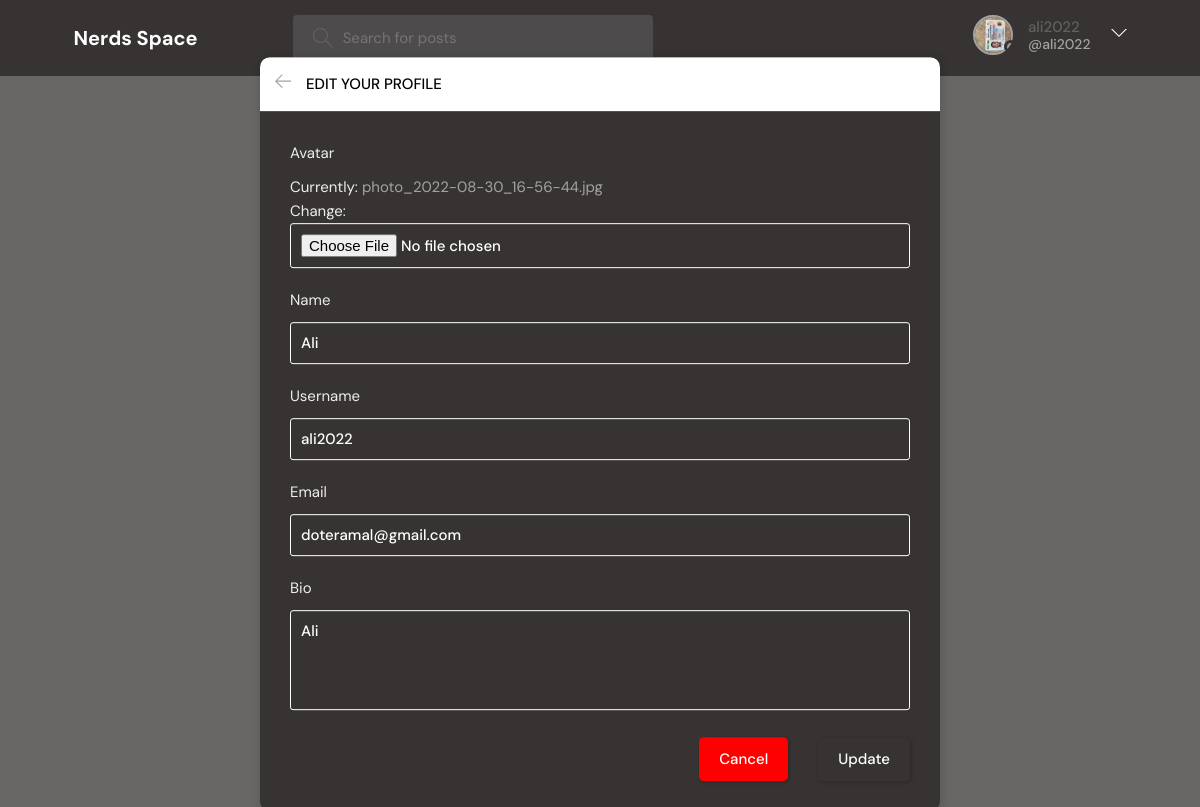
Screenshot of /update-user/ (signed in) with the database file from the repository.
### base/models.py (models this page shows)
class User(AbstractUser):
    name = models.CharField(max_length=200, null=True)
    email = models.EmailField(unique=True, null=True)
    bio = models.TextField(null=True)
    avatar = models.ImageField(null=True, default="avatar.svg")
    USERNAME_FIELD = 'email'
    REQUIRED_FIELDS = ['username']

### base/views.py (the view)
# urls.py: path('update-user/', views.updateUser, name="update-user"),
@login_required(login_url='login')
def updateUser(request):
    user = request.user
    form = UserForm(instance=user)
    if request.method == 'POST':
        form = UserForm(request.POST, request.FILES, instance=user)
        if form.is_valid():
            form.save()
            return redirect('user-profile', pk=user.id)
    return render(request, 'base/update-user.html', {'form': form})

### base/forms.py
class UserForm(ModelForm):
    class Meta:
        model = User
        fields = ['avatar', 'name', 'username', 'email', 'bio']

### base/templates/base/update-user.html (shortened to what this page needs)
{% extends 'main.html' %}
{% block content %}
<main class="update-account layout">
  <div class="container">
    <div class="layout__box">
      <div class="layout__boxHeader">
        <div class="layout__boxTitle">
          <a href="{% url 'home' %}">
            <svg version="1.1" xmlns="http://www.w3.org/2000/svg" width="32" height="32" viewBox="0 0 32 32">
              <title>arrow-left</title>
              <path
                d="M13.723 2.286l-13.723 13.714 13.719 13.714 1.616-1.611-10.96-10.96h27.625v-2.286h-27.625l10.965-10.965-1.616-1.607z">
              </path>
            </svg>
          </a>
          <h3>Edit your profile</h3>
        </div>
      </div>
      <div class="layout__body">
        <form class="form" action="" method="POST" enctype="multipart/form-data">
          {% for field in form %}
          <div class="form__group">
            <label for="profile_pic">{{field.label}}</label>
            {{field}}
          </div>
          {% endfor %}
          <div class="form__action">
            <a class="btn btn--dark" href="index.html">Cancel</a>
            <button class="btn btn--main" type="submit">Update</button>
          </div>
        </form>
      </div>
    </div>
  </div>
</main>
{% endblock content %}

### templates/navbar.html (shortened to what this page needs)
{% load static %}
<header class="header header--loggedIn">
    <div class="container">
        <a href="{% url 'home' %}" class="header__logo">
            <h1>Nerds Space</h1>
        </a>
        <form class="header__search" method="GET" action="{% url 'home' %}">
            <label>
                <input name="q" placeholder="Search for posts" />
            </label>
        </form>
        <nav class="header__menu">
            {% if request.user.is_authenticated %}
            <div class="header__user">
                <a href="{% url 'update-user' %}">
                    <div class="avatar avatar--medium active">
                        <img src="{{request.user.avatar.url}}" />
                    </div>
                    <p>{{request.user.username}} <span>@{{request.user.username}}</span></p>
                </a>
                <button class="dropdown-button">
                    <svg version="1.1" xmlns="http://www.w3.org/2000/svg" width="32" height="32" viewBox="0 0 32 32">
                        <title>chevron-down</title>
                        <path d="M16 21l-13-13h-3l16 16 16-16h-3l-13 13z"></path>
                    </svg>
                </button>
            </div>
            {% else %}
            <a href="{% url 'login' %}">
                <img src="{% static 'images/avatar.svg' %}" />
                <p style='color: white' >Login</p>
            </a>
            {% endif %}
        </nav>
    </div>
</header>

### rows the page displays
User: user.avatar (picture), user.username "ali2022", form "Ali" "ali2022" "doteramal@gmail.com" "Ali"

### other values shown
{{ field.label }} "Avatar" "Name" "Username" "Email" "Bio"
